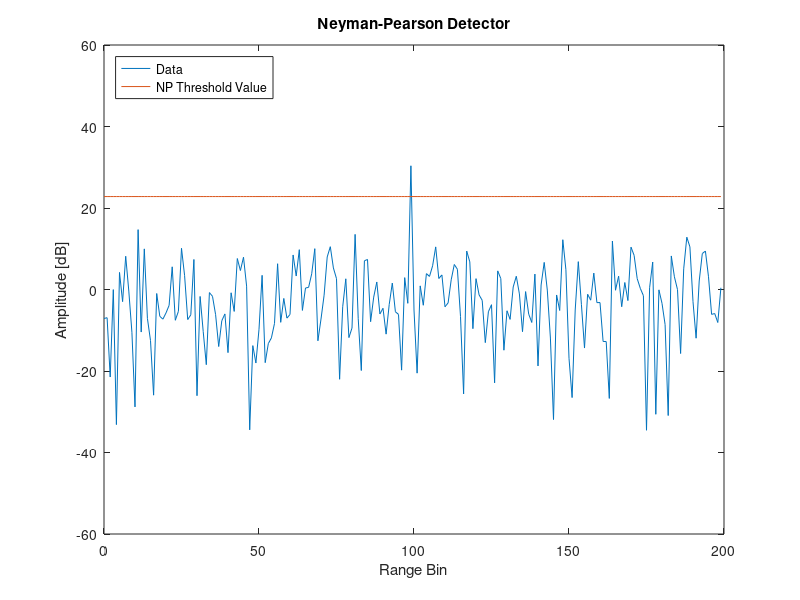

Recreate this plot in MATLAB.
%% File information
% Written by M. Y. Martin (MRTMOG014)
% EEE4022S (2018)
% NP_Threshold.m: Neyman-Pearson detector for simulated data

%% Setup
clc;
close all;
clear;

% Define inputs and parameters
N = 200;                                % number of samples
j = 1i;                                 % use j as sqrt(-1)
PFA_desired = 10^-6;                    % desired PFA
SNR_dB = 20;                            % SNR in Decibels
SNR = 10^(SNR_dB/10);                   % Decibels to linear SNR
v = 1;                                  % default variance is 1; v = B^2
n = 0:(N - 1);

% complex Gaussian noise (I + jQ)/sqrt(2)
noise = (randn(1,N) + j.*randn(1,N))/sqrt(2);

% NP threshold
T = -log(PFA_desired)*sqrt(v);          % v = 1 by default

% constant threshold value line
x = T*ones(1,length(n));

% Swerling 1 target
target = sqrt(SNR)*(randn(1,1) + j.*randn(1,1))/sqrt(2);

% insert target at centre of data
signal = real(noise).^2 + imag(noise).^2;
signal(N/2) = signal(N/2) + real(target).^2 + imag(target).^2;

% plot data and NP threshold
figure;
plot(n,20*log10(signal),n,20*log10(x));
ylim([-60 60]);
hold on;
xlabel('Range Bin');
ylabel('Amplitude [dB]');
title('Neyman-Pearson Detector');
lgd = legend('Data','NP Threshold Value');
set(lgd,'location','NorthWest');
